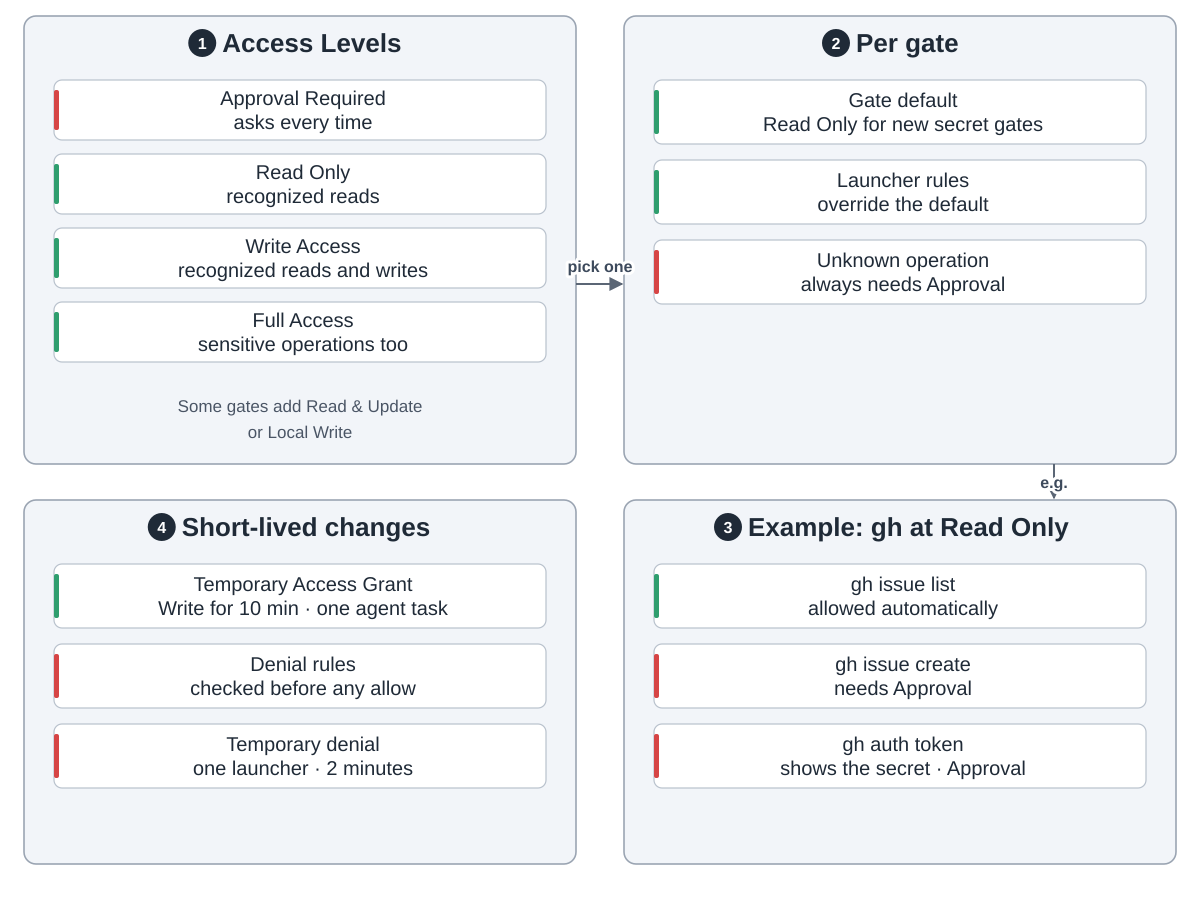

This chart was generated by the following Python code:
"""Access rules: Access Levels, per-gate defaults and launcher rules, the gh Read Only example, and short-lived grants and denials.
Drawn from automic-vault/automic-vault at commit d1011a5 (docs/authorization.md Access Levels, docs/architecture.md Policy model, Denial precedence and Secure defaults, README.md Authorization Gates and Temporary Access Grants).
Run: python3 policy.py"""
import sys
from pathlib import Path

sys.path.insert(0, str(Path(__file__).resolve().parents[2] / "tools"))
from archdiagram import Diagram, L, R, GW, T1, H1, T2, H2  # noqa: E402

d = Diagram("Access rules",
            "1 Access Levels, presets a gate offers: Approval Required asks every time, Read Only allows recognized "
            "reads, Write Access allows recognized reads and writes, and Full Access may allow recognized sensitive "
            "operations; some gates add Read & Update (Homebrew) or Local Write between them. "
            "2 Per gate: each gate has a default level, new secret gates start at Read Only, rules for a Verified "
            "Launcher override the default, and unknown operations need Approval at every level. "
            "3 Example, one GitHub token at Read Only: gh issue list is allowed automatically, gh issue create needs "
            "Approval, and gh auth token, which shows the secret, needs Approval. "
            "4 Short-lived changes: a Temporary Access Grant gives Write Access for ten active minutes to one gate, "
            "launcher and agent task; denial rules are checked before anything that allows; a temporary denial "
            "blocks one launcher at one gate for two minutes.")

d.group(L, 16, GW, H1 + 68, "Access Levels", 1)
d.column(L, 16, [("Approval Required|asks every time", "review"),
                 ("Read Only|recognized reads", "plan"),
                 ("Write Access|recognized reads and writes", "plan"),
                 ("Full Access|sensitive operations too", "plan")], h=60, gap=14)
d.notes(L, 16, H1 + 68, "Some gates add Read & Update", "or Local Write")

d.group(R, 16, GW, H1 + 68, "Per gate", 2)
d.column(R, 16, [("Gate default|Read Only for new secret gates", "plan"),
                 ("Launcher rules|override the default", "plan"),
                 ("Unknown operation|always needs Approval", "review")])

d.group(R, T2, GW, H2, "Example: gh at Read Only", 3)
d.column(R, T2, [("gh issue list|allowed automatically", "plan"),
                 ("gh issue create|needs Approval", "review"),
                 ("gh auth token|shows the secret · Approval", "review")])

d.group(L, T2, GW, H2, "Short-lived changes", 4)
d.column(L, T2, [("Temporary Access Grant|Write for 10 min · one agent task", "plan"),
                 ("Denial rules|checked before any allow", "review"),
                 ("Temporary denial|one launcher · 2 minutes", "review")])

d.arrow(f"M{L + GW} {T1 + 200}H{R - 2}", label="pick one", at=(600, T1 + 188))
d.arrow(f"M{R + 430} {16 + H1 + 68}V{T2 - 2}", label="e.g.", at=(R + 430, T1 + H1 + 24))

d.save(Path(__file__).with_name("policy.svg"))
